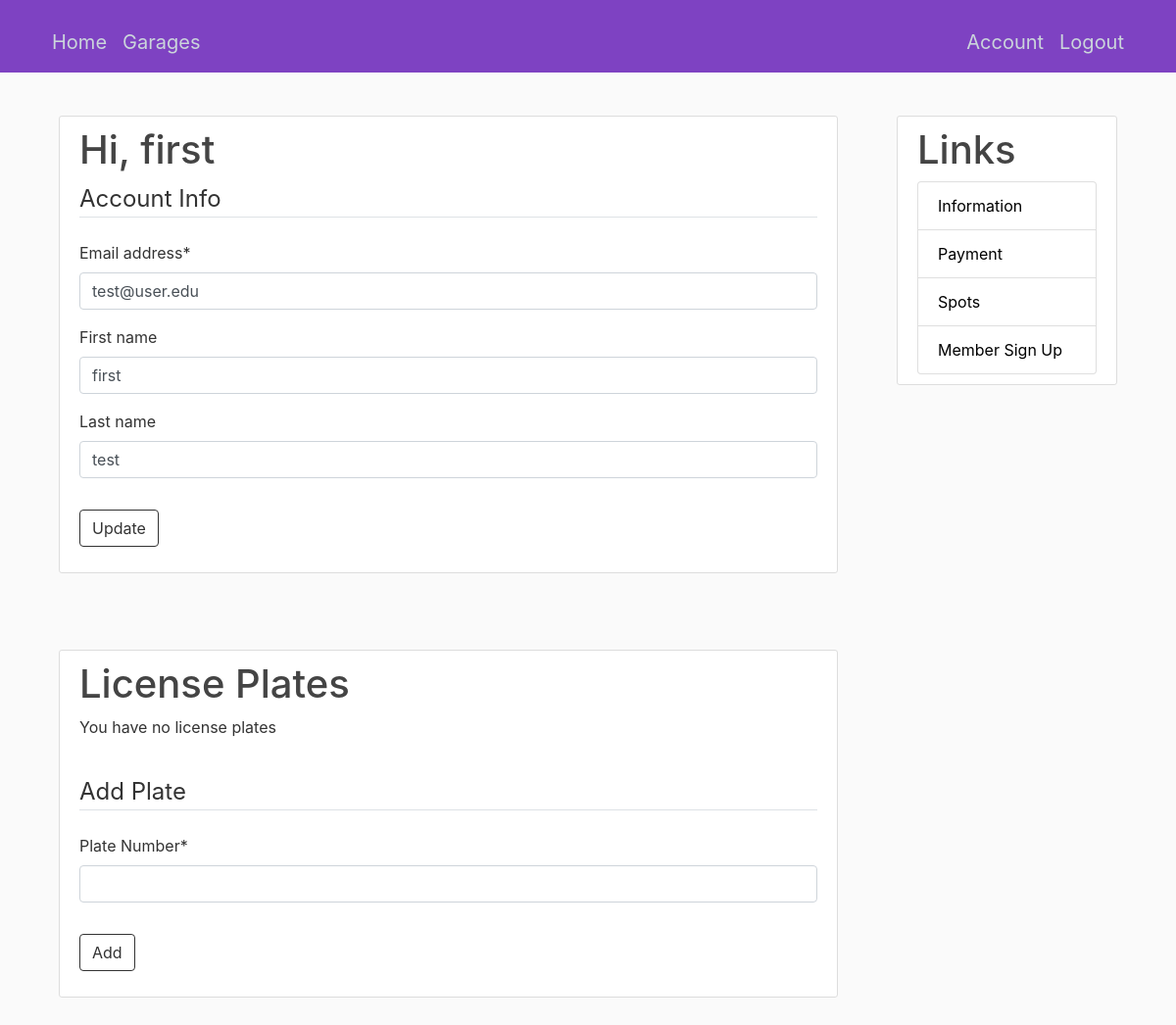
Page /account-info/ (signed in) on the earlier database version.
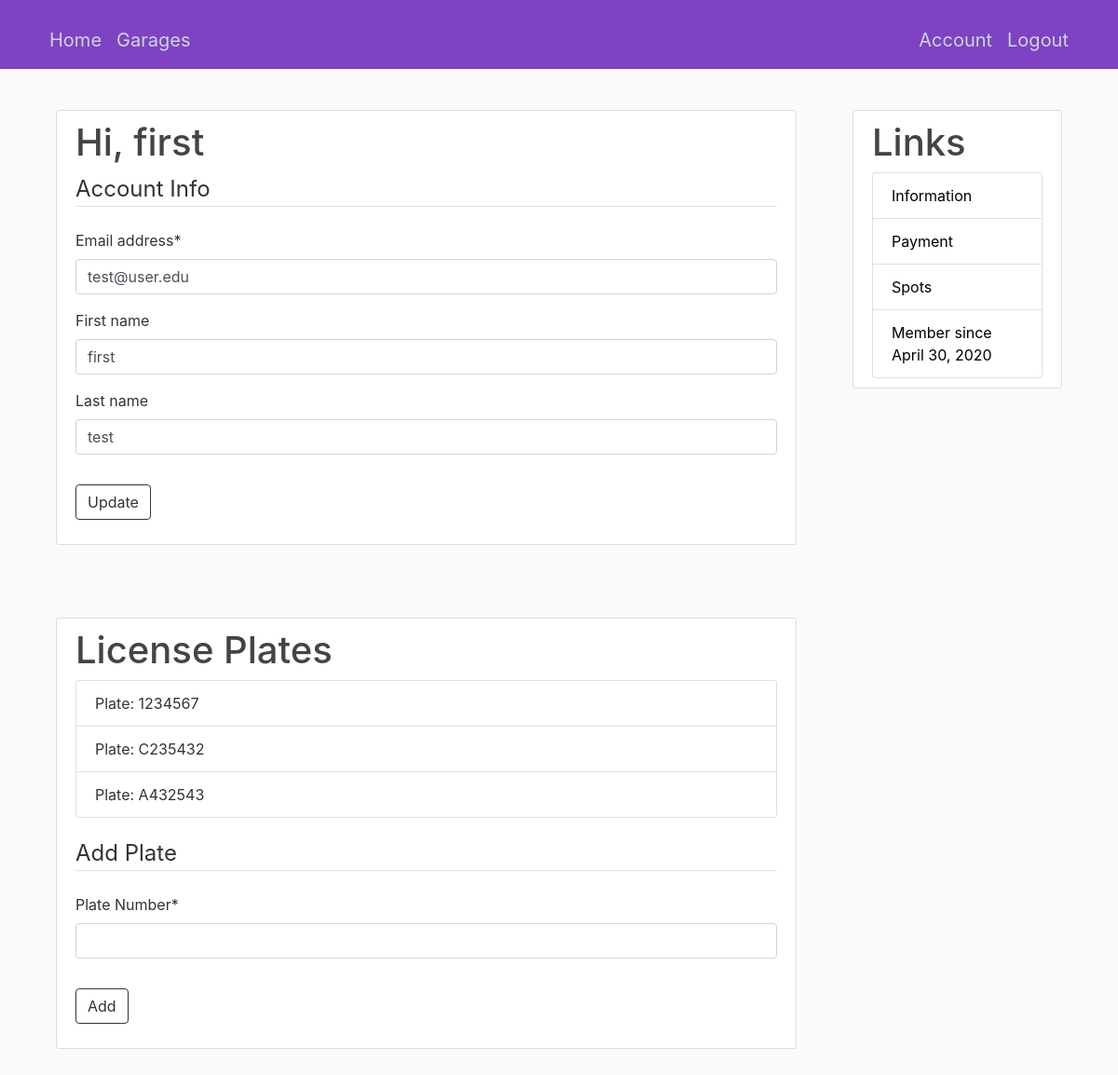
Same page on the later database version.
### accounts/models.py (models this page shows, shortened)
class User(AbstractUser): # an account
    username = None
    customer = models.OneToOneField(Customer, on_delete=models.CASCADE)
    email    = models.EmailField(ugettext_lazy('email address'), unique=True)
    USERNAME_FIELD = 'email'
    REQUIRED_FIELDS = []
    objects = UserManager()

class Member(models.Model):
    user       = models.OneToOneField(User, on_delete=models.CASCADE)
    start_date = models.DateField(auto_now_add=True)
    end_date   = models.DateField(default=after30days)

### parkview/models.py (models this page shows, shortened)
class License(models.Model):
    value = models.CharField(max_length=7, unique=True)
    owner = models.ForeignKey(Customer, on_delete=models.PROTECT, related_name='licenses')

### accounts/views.py (the view)
# urls.py: path('account-info/', views.account_info, name='account-info'),
@login_required
def account_info(request):
    if request.method == 'POST':
        u_form = UserUpdateForm(request.POST, instance=request.user)
        l_form = AddLicenseForm(request.POST, instance=request.user)
        if u_form.is_valid():
            u_form.save()
            messages.success(request, f'Your account has been updated!')
            return redirect('/account-info')
        elif l_form.is_valid():
            plate = License(value=l_form.cleaned_data['value'], owner=request.user.customer)
            try:
                plate.save()
            except IntegrityError:
                messages.error(request, 'License already exists')
                return redirect('/account-info')
            messages.success(request, f'Your license plate has been updated!')
            return redirect('/account-info')
    else:
        u_form = UserUpdateForm(instance=request.user)
        l_form = AddLicenseForm(instance=request.user)
    context = {
        'u_form': u_form,
        'l_form': l_form,
        'plates': request.user.customer.licenses.all()
    }
    return render(request, 'accounts/account.html', context)

### accounts/forms.py
class UserUpdateForm(forms.ModelForm):
    class Meta:
        model = User
        fields = ['email', 'first_name', 'last_name']

### parkview/forms.py
class AddLicenseForm(forms.ModelForm):
    value = forms.CharField(max_length=7, label='Plate Number')
    class Meta:
        model = License
        fields = ['value']

### accounts/templates/accounts/account.html (shortened to what this page needs)
{% extends "accounts/base-account.html" %}
{% load crispy_forms_tags %}
{% block content %}
<div class="container jumbo">
  <div class="content-section">
      <div class="media">
          <div class="media-body">
            <h2 class="account-heading">Hi, {{ user.first_name }}</h2>
          </div>
      </div>
      <form method="POST" enctype="multipart/form-data">
          <fieldset class="form-group">
              <legend class="border-bottom mb-4">Account Info</legend>
              {{ u_form | crispy }}
          </fieldset>
          <div class="form-group">
              <button class="btn btn-outline-info" type="submit">Update</button>
          </div>
      </form>
  </div>
</div>
<div class="container jumbo">
    <div class="content-section">
        <div class="media">
            <div class="media-body">
                <h3 class="account-heading">License Plates</h3>
                {% if plates|length > 0 %}
                    <ul class="list-group">
                        {% for plate in plates %}
                            <li class="list-group-item">Plate: {{ plate.value }}</li>
                        {% endfor %}
                {% else %}
                    <p>You have no license plates</p>
                {% endif %}
            </div>
        </div>
        <div class="move">
            <form method="POST" enctype="multipart/form-data">
                <fieldset class="form-group">
                    <legend class="border-bottom mb-4">Add Plate</legend>
                    {{ l_form | crispy }}
                </fieldset>
                <div class="form-group">
                    <button class="btn btn-outline-info" type="submit">Add</button>
                </div>
            </form>
        </div>
    </div>
</div>
{% endblock content %}

### accounts/templates/accounts/base-account.html
{% extends "accounts/base.html" %}
{% block sidebar %}
<div class="container jumbo">
  <div class="content-section">
    <div class="media">
      <div class="media-body">
          <h2 class="account-heading">Links</h2>
      </div>
    </div>
    <ul class="list-group">
        <li class="list-group-item list-group-item-action option-btn">
          <a href="{% url 'accounts:account-info' %}" class="stretched-link text-decoration-none">
            Information</a>
        </li>
        <li class="list-group-item list-group-item-action option-btn">
          <a href="{% url 'accounts:account-payments' %}" class="stretched-link text-decoration-none">
            Payment</a>
        </li>
        <li class="list-group-item list-group-item-action option-btn">
          <a href="{% url 'accounts:account-spots' %}" class="stretched-link text-decoration-none">
            Spots</a>
        </li>
        {% if user.member %}
          <li class="list-group-item option-btn disabled">
            <a href='#'>
              Member since {{ user.member.start_date }}</a>
          </li>
        {% else %}
          <li class="list-group-item list-group-item-action option-btn">
            <a href="{% url 'accounts:confirm-member' %}" class="stretched-link text-decoration-none">
              Member Sign Up</a>
          </li>
        {% endif %}
    </ul>
  </div>
</div>
{% endblock sidebar %}

Differences in the rows shown:
changed User "first": member.start_date (not shown) → "April 30, 2020"
added License: value "1234567"
added License: value "C235432"
added License: value "A432543"
Other differences:
text no longer shown: "You have no license plates Member Sign Up"
text now shown: "Member since"
